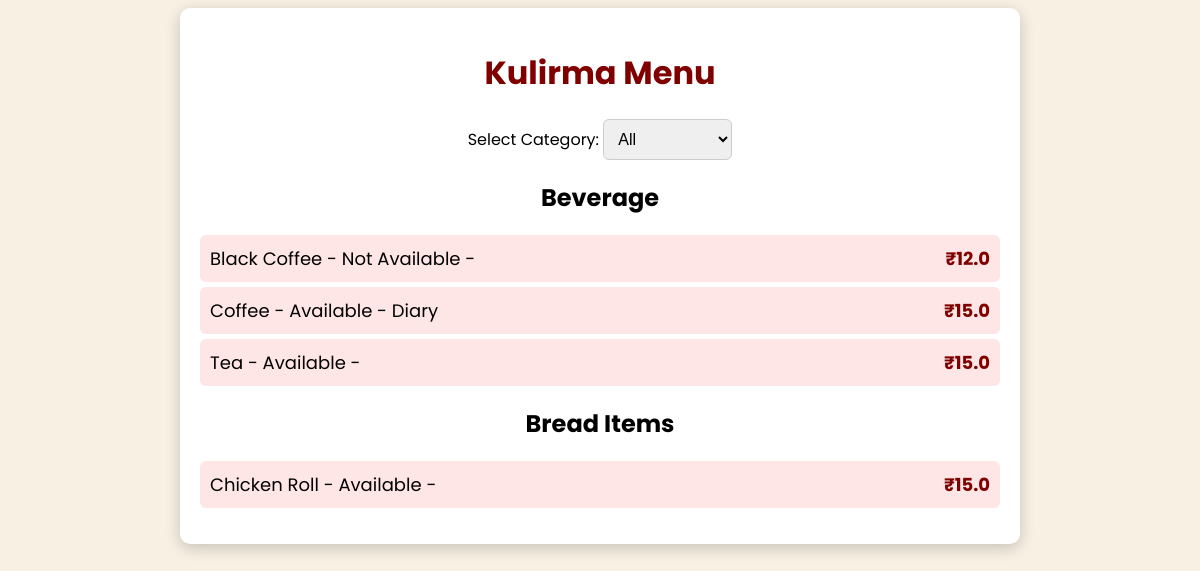
/cafeteria/Kulirma, run on the app's committed database.
### tables this page shows
CREATE TABLE menu (
                          id INTEGER PRIMARY KEY AUTOINCREMENT,
                          cafeteria_id INTEGER,
                          item TEXT,
                          category TEXT,  -- Added this line
                          available INTEGER DEFAULT 1,
                          dietary TEXT, price REAL DEFAULT 0,
                          FOREIGN KEY (cafeteria_id) REFERENCES cafeterias(id));

### app.py (the view)
@app.route('/cafeteria/<cafeteria_name>')
def cafeteria_menu(cafeteria_name):
    with sqlite3.connect("cafeteria.db") as conn:
        cursor = conn.cursor()
        cursor.execute('''SELECT menu.item, menu.price, menu.available, menu.dietary, menu.category
                          FROM menu JOIN cafeterias ON menu.cafeteria_id = cafeterias.id
                          WHERE cafeterias.name = ?''', (cafeteria_name,))
        items = cursor.fetchall()
    categorized_menu = {}
    for name, price, available, dietary, category in items:
        if category not in categorized_menu:
            categorized_menu[category] = []
        categorized_menu[category].append((name, price, available, dietary))
    return render_template('cafeteria_menu.html', cafeteria_name=cafeteria_name, categorized_menu=categorized_menu)

### templates/cafeteria_menu.html (shortened to what this page needs)
<html lang="en">
<head>
</head>
<body>
    <div class="container">
        <h1>{{ cafeteria_name }} Menu</h1>
        <div class="dropdown">
            <label for="category">Select Category:</label>
            <select id="category" onchange="filterMenu()">
                <option value="all">All</option>
            </select>
        </div>
        {% for category, items in categorized_menu.items() %}
            <div class="menu-category" id="{{ category }}">
                <h2>{{ category }}</h2>
                <ul class="menu-list">
                    {% for item in items %}
                        <li class="menu-item">
                            <span>{{ item[0] }} - {% if item[2] %} Available {% else %} Not Available {% endif %} - {{ item[3] }}</span>
                            <span class="price">₹{{ item[1] | float | round(2) }}</span>
                        </li>
                    {% endfor %}
                </ul>
            </div>
        {% endfor %}
    </div>
</body>
</html>

### templates/cafeteria_menu.html (style rules this page uses)
body { font-family: 'Poppins', sans-serif; background: url('https://www.rajagiritech.ac.in/images/aboutus/campus.jpg') no-repeat center center fixed; background-color: #f8f0e3; text-align: center; }
.container { max-width: 800px; margin: auto; background: white; padding: 20px; border-radius: 10px; box-shadow: 0 4px 15px rgba(0, 0, 0, 0.2); }
h1 { color: #800000; }
.dropdown { margin: 10px 0; }
select { padding: 10px; font-size: 16px; border-radius: 6px; border: 1px solid #ccc; }
.menu-category { display: none; }
.menu-list { list-style-type: none; padding: 0; }
.menu-item { background: #ffe6e6; padding: 10px; border-radius: 6px; margin: 5px 0; font-size: 18px; display: flex; justify-content: space-between; align-items: center; }
.price { font-weight: bold; color: #800000; }

### data on the page
menu: category "Beverage", item "Black Coffee", available "Not Available", price "12.0"
menu: item "Coffee", available "Available", dietary "Diary", price "15.0"
menu: item "Tea", available "Available", price "15.0"
menu: category "Bread Items", item "Chicken Roll", available "Available", price "15.0"

### other printed values
{{ cafeteria_name }} "Kulirma"
